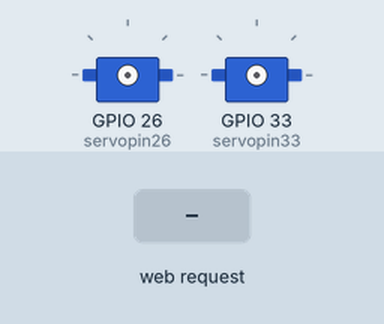
Simulated run of this sketch. Board: ESP32. Parts: 2 × servo. The test bench sets the inputs (shaded band). WiFi joins after 1.5 s; servers stay silent unless stated; what the sketch prints to the serial monitor is not drawn.

Above: at 2.7 s.
2.8 s: HTTP request GET /26/on received
At 2.95 s:
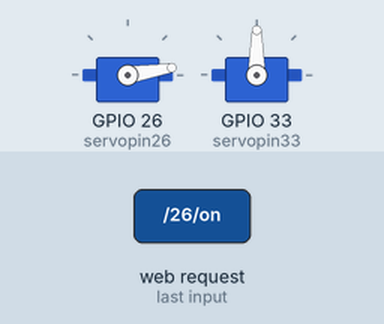
5.8 s: HTTP request GET /33/on received
At 5.95 s:
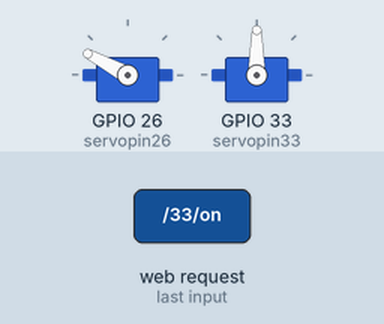
11.8 s: HTTP request GET /26/cont/on received
At 13.76 s:
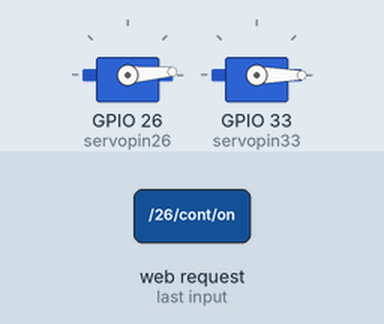
Timing chart, 0 to 23.8 s (numbered marks = the images above; inputs shaded):
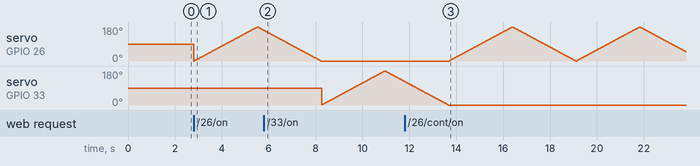

The sketch:

WebServerWithServoMotorControl.ino
```cpp
/*********************************************
__version__ = '2022.09.24.01'
__author__ = 'Muthukumar Subramanian'
WebServerWithServoMotorControl powered by Wifi, C++
ESP32-WROOM-DA Module support code
GitHub: https://github.com/kumarmuthu
*********************************************/
/***** Load Wi-Fi library *****/
#include <WiFi.h>
/***** Load Servo library *****/
#include <ESP32Servo.h>
/***** Create objects for two servomotors *****/
Servo myservo26;
Servo myservo33;
/***** Set servo motor's access pin *****/
int servopin26 = 26;
int servopin33 = 33;
int pos = 0;

/*********************************************
Replace with your network credentials
    Wifi name:      muthukumar_wifi
    Wifi password:  ***********
*********************************************/
const char* ssid = "Muthu_AT";
const char* password = "***********";

/***** Set web server port number to 80 *****/
WiFiServer server(80);

/***** Variable to store the HTTP request *****/
String header;

/***** These variables to store the current(web page button) output state *****/
String output26State = "off";
String output33State = "off";
String cont_button = "off";

/***** Current time *****/
unsigned long currentTime = millis();
/***** Previous time *****/
unsigned long previousTime = 0;
/***** Define timeout time in milliseconds (example: 2000ms = 2s) *****/
const long timeoutTime = 2000;

void setup() {
  /*********************************************
  ..codeauthor:: Muthukumar Subramanian
  Wifi is connecting here, and we can do initial setp here
  *********************************************/
  Serial.begin(115200);
  /***** myservo26.attach(servopin26); - Static port declare(Skipped) *****/
  /***** myservo33.attach(servopin33); - Static port declare(Skipped) *****/

  /***** Set your Static IP address *****/
  IPAddress local_IP(192, 168, 1, 5);
  /***** Set your Gateway IP address *****/
  IPAddress gateway(192, 168, 1, 1);
  IPAddress subnet(255, 255, 0, 0);
  /***** DNS is optional *****/
  IPAddress primaryDNS(8, 8, 8, 8);
  IPAddress secondaryDNS(8, 8, 4, 4);

  /***** Configure the static IP-address *****/
  if (!WiFi.config(local_IP, gateway, subnet, primaryDNS, secondaryDNS)) {
    Serial.println("STA Failed to configure!...");
  }
  else{
    Serial.println("Successfully configured the static ip-address...");
  }

  /***** Connect to Wi-Fi network with SSID and password *****/
  Serial.println("WiFi Connecting to: " + String(ssid));
  WiFi.begin(ssid, password);
  while (WiFi.status() != WL_CONNECTED) {
    delay(500);
    Serial.print(".");
  }
  /***** Print local IP address of the ESP32 device and start web server *****/
  Serial.println("");
  Serial.println("WiFi: " + String(ssid) + " is connected...");
  String ip_address = WiFi.localIP().toString();
  Serial.println("ESP32 device IP address: " + ip_address);
  /***** Start server *****/
  server.begin();
}

void motor_rotate(Servo &myservo){
  /*********************************************
  ..codeauthor:: Muthukumar Subramanian
  Just rotate 0 to 180 and 180 to 0
  *********************************************/
  for(pos =0; pos <=180; pos +=1){
    myservo.write(pos);
    delay(15);
  }
  for(pos =180; pos >=0; pos -=1){
    myservo.write(pos);
    delay(15);
  }
}

void muthu_servo_motor_code(Servo &myservo, int cont_run=0){
  /*********************************************
  ..codeauthor:: Muthukumar Subramanian
  Common method to run single rotation or continues rotation.
  Dynamically call either 26 or 33 pin of servo motor's object.
  *********************************************/
  int i = 0;
  int max_ration = 5;
  while (i <= max_ration) {
    if (cont_run == 0) {
       motor_rotate(myservo);
      break;
    } else{
      /***** Continuously run motor, it's based on the max_ration *****/
      motor_rotate(myservo);
      i++;
    }
  }
}

void loop(){
  /*********************************************
  ..codeauthor:: Muthukumar Subramanian
  Main method of the program
  servo motor run and web server and clinet stuff here
  *********************************************/
  /***** Checking the incoming clients request *****/
  WiFiClient client = server.available();

  if (client) {
    /***** Attach the port on the particular servo object *****/
    myservo26.attach(servopin26);
    myservo33.attach(servopin33);

    currentTime = millis();
    previousTime = currentTime;
    Serial.println("New Client.");
    /***** make a String to hold incoming data from the client *****/
    String currentLine = "";

    while (client.connected() && currentTime - previousTime <= timeoutTime) {
      /***** loop while the client's connected *****/
      currentTime = millis();
      /***** if there's bytes to read from the client *****/
      if (client.available()) {
        /***** read a byte *****/
        char c = client.read();
        /***** print it out the serial monitor *****/
        Serial.write(c);
        header += c;
        /***** if the byte is a newline character *****/
        if (c == '\n') {
          /*****************
          if the current line is blank, we got two newline characters in a row.
          that is the end of the client HTTP request, so send a response:
          *****************/
          if (currentLine.length() == 0) {
            /*****************
            HTTP headers always start with a response code (HTTP/1.1 200 OK)
            and a content-type so the client knows what's coming, then a blank line:
            *****************/
            client.println("HTTP/1.1 200 OK");
            client.println("Content-type:text/html");
            client.println("Connection: close");
            client.println();

            /*****************
            URL read from GET method, GPIOs on and off based on the pin number
            Servo motor Single rotation logic here
            *****************/
            if (header.indexOf("GET /26/on") >= 0) {
              /***** ON(26 pin) button request *****/
              Serial.println("GPIO 26 on");
              output26State = "on";
              cont_button = "off";
              /***** Call Servo function for 26 pin *****/
              muthu_servo_motor_code(myservo26);
            } else if (header.indexOf("GET /26/off") >= 0) {
              /***** OFF(26 pin) button request *****/
              Serial.println("GPIO 26 off");
              output26State = "off";
              cont_button = "off";
              /***** TODO: OFF button *****/
            } else if (header.indexOf("GET /33/on") >= 0) {
              /***** ON(33 pin) button request *****/
              Serial.println("GPIO 33 on");
              output33State = "on";
              /***** Call Servo function for 33 pin *****/
              muthu_servo_motor_code(myservo33);
            } else if (header.indexOf("GET /33/off") >= 0) {
              /***** OFF(33 pin) button request *****/
              Serial.println("GPIO 33 off");
              output33State = "off";
              /***** TODO: OFF button *****/
            }
            /***** Servo motor Continues rotation, as of now 5 times(0 to 180 then 180 to 0) *****/
            if (header.indexOf("GET /26/cont/on") >= 0) {
               /***** ON(26 pin) button request *****/
              Serial.println("GPIO 26 cont on");
              cont_button = "on";
              int cont_var = 1;
              muthu_servo_motor_code(myservo26, cont_var);
            }
            else if (header.indexOf("GET /26/cont/off") >= 0) {
              /***** OFF(26 pin) button request *****/
              Serial.println("GPIO 26 cont off");
              cont_button = "off";
            }

            /***** Display the HTML web page *****/
            client.println("<!DOCTYPE html><html lang=\"en\">");
            client.println("<head><meta name=\"viewport\" content=\"width=device-width, initial-scale=1\">");
            client.println("<link rel=\"icon\" href=\"data:,\">");
            /***** CSS to style the on/off buttons *****/
            client.println("<style>html { font-family: Helvetica; display: inline-block; margin: 0px auto; text-align: center;}");
            client.println(".button1 {width: 150px; transition-duration: 0.4s; background-color: #00cf00; border: 2px solid #4caf50;");
            client.println("border-radius: 8px; color: white; padding: 16px 40px; text-align: center; text-decoration: none;");
            client.println("font-size: 30px; margin: 2px; cursor: pointer;}");
            client.println(".button1:hover {color: white; background-color: #25ff46;");
            client.println("box-shadow: 0 8px 16px 0 rgba(0,0,0,0.2), 0 6px 20px 0 rgba(0,0,0,0.19);}");
            client.println(".button2 {width: 150px; transition-duration: 0.4s; background-color: #0000ff; border: 2px solid #008cba;");
            client.println("border-radius: 8px; color: white; padding: 16px 40px; text-align: center; text-decoration: none;");
            client.println("font-size: 30px; margin: 2px; cursor: pointer;}");
            client.println(".button2:hover {color: white; background-color: #00b4f4;");
            client.println("box-shadow: 0 8px 16px 0 rgba(0,0,0,0.2), 0 6px 20px 0 rgba(0,0,0,0.19);}</style></head>");

            /***** Web Page Header *****/
            client.println("<body><h1>Muthu ESP32 Web Server</h1>");
            /***** Display current state, and ON/OFF buttons for GPIO 26 *****/
            client.println("<p>GPIO 26 - State " + output26State + "</p>");
            /***** If the output26State is off, it displays the ON button *****/
            if (output26State=="off") {
              client.println("<p><a href=\"/26/on\"><button class=\"button1\">ON</button></a></p>");
            } else {
              client.println("<p><a href=\"/26/off\"><button class=\"button button2\">OFF</button></a></p>");
            }

            /***** Display current state, and ON/OFF buttons for GPIO 33 *****/
            client.println("<p>GPIO 33 - State " + output33State + "</p>");
            /***** If the output33State is off, it displays the ON button *****/
            if (output33State=="off") {
              client.println("<p><a href=\"/33/on\"><button class=\"button1\">ON</button></a></p>");
            } else {
              client.println("<p><a href=\"/33/off\"><button class=\"button button2\">OFF</button></a></p>");
            }

            /***** Display the current state of continues button, and ON/OFF buttons for GPIO 26 *****/
            client.println("<p>GPIO cont 26 - State " + cont_button + "</p>");
            if (cont_button =="off") {
              client.println("<p><a href=\"/26/cont/on\"><button class=\"button1\">ON</button></a></p>");
            } else {
              client.println("<p><a href=\"/26/cont/off\"><button class=\"button button2\">OFF</button></a></p>");
            }
            client.println("</body></html>");
            /***** The HTTP response ends with another blank line *****/
            client.println();
            /***** Break out of the while loop *****/
            break;
          } else {
            /***** if you got a newline, then clear currentLine *****/
            currentLine = "";
          }
        } else if (c != '\r') {
          /***** if you got anything else but a carriage return character *****/
          currentLine += c;
          /***** add it to the end of the currentLine *****/
        }
      }
    }
    /***** Clear the header variable *****/
    header = "";
    /***** Close the connection *****/
    client.stop();
    Serial.println("Client disconnected...");
    Serial.println("detach the ports...");
    myservo26.detach();
    myservo33.detach();
    Serial.println("");
  }
}
```
